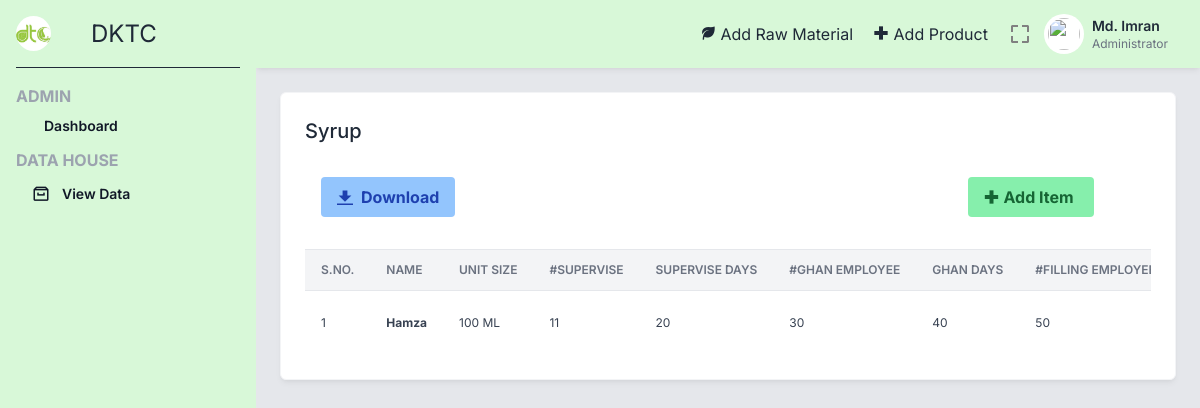
Page /syrup.php (signed in) on the earlier database version.
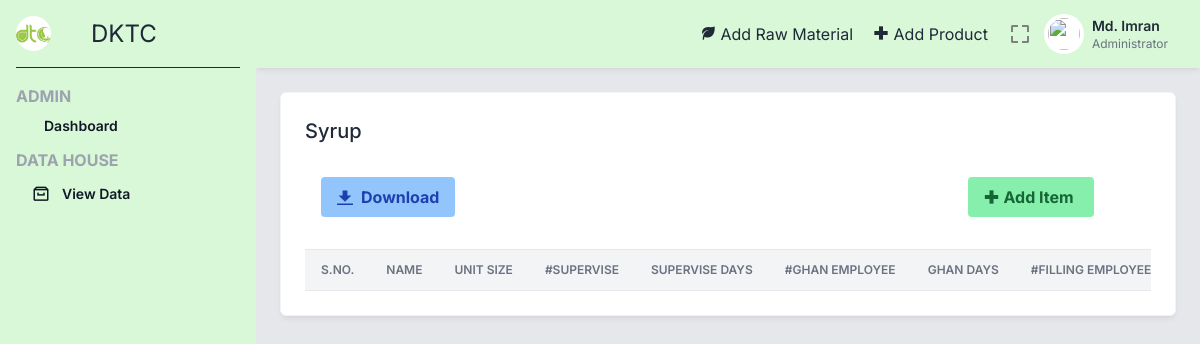
Same page on the later database version.
### tables this page shows
CREATE TABLE `syrup` (
  `_id` int(3) NOT NULL,
  `pid` int(5) NOT NULL,
  `sup_noe` int(2) NOT NULL,
  `sup_nod` int(2) NOT NULL,
  `igp_noe` int(2) NOT NULL,
  `igp_nod` int(2) NOT NULL,
  `if_noe` int(2) NOT NULL,
  `if_nod` int(2) NOT NULL,
  `is_noe` int(2) NOT NULL,
  `is_nod` int(2) NOT NULL,
  `ic_noe` int(2) NOT NULL,
  `ic_nod` int(2) NOT NULL
);

CREATE TABLE `product` (
  `_id` int(5) NOT NULL,
  `name` varchar(100) NOT NULL,
  `type` varchar(2) NOT NULL,
  `sizes` varchar(10) NOT NULL
);

### syrup.php (the view, shortened to what the changed rows need)
<?php include 'includes/_topbar.php' ?>
<div class="p-6">
    <div class="grid grid-cols-1 lg:grid-cols-3 gap-6 mb-6">
        <div class="bg-white border border-gray-100 shadow-md shadow-black/5 p-6 rounded-md lg:col-span-3">
            <div class="flex justify-between mb-4 items-start">
                <div class="font-medium">
                    <h2 class="text-xl">
                        Syrup
                    </h2>
                </div>
            </div>
            <div>
                <div style="overflow:auto">
                    <table class="items-center w-full bg-transparent border-collapse">
                        <thead>
                            <tr>
                                <th class="px-4 bg-gray-100 dark:bg-gray-600 text-gray-500 dark:text-gray-100 align-middle border border-solid border-gray-200 dark:border-gray-500 py-3 text-xs uppercase border-l-0 border-r-0 whitespace-nowrap font-semibold text-left">S.No.</th>
                                <th class="px-4 bg-gray-100 dark:bg-gray-600 text-gray-500 dark:text-gray-100 align-middle border border-solid border-gray-200 dark:border-gray-500 py-3 text-xs uppercase border-l-0 border-r-0 whitespace-nowrap font-semibold text-left">Name</th>
                                <th class="px-4 bg-gray-100 dark:bg-gray-600 text-gray-500 dark:text-gray-100 align-middle border border-solid border-gray-200 dark:border-gray-500 py-3 text-xs uppercase border-l-0 border-r-0 whitespace-nowrap font-semibold text-left min-w-140-px">Unit Size</th>
                                <th class="px-4 bg-gray-100 dark:bg-gray-600 text-gray-500 dark:text-gray-100 align-middle border border-solid border-gray-200 dark:border-gray-500 py-3 text-xs uppercase border-l-0 border-r-0 whitespace-nowrap font-semibold text-left min-w-140-px">#Supervise</th>
                                <th class="px-4 bg-gray-100 dark:bg-gray-600 text-gray-500 dark:text-gray-100 align-middle border border-solid border-gray-200 dark:border-gray-500 py-3 text-xs uppercase border-l-0 border-r-0 whitespace-nowrap font-semibold text-left min-w-140-px">Supervise Days</th>
                                <th class="px-4 bg-gray-100 dark:bg-gray-600 text-gray-500 dark:text-gray-100 align-middle border border-solid border-gray-200 dark:border-gray-500 py-3 text-xs uppercase border-l-0 border-r-0 whitespace-nowrap font-semibold text-left min-w-140-px">#Ghan Employee</th>
                                <th class="px-4 bg-gray-100 dark:bg-gray-600 text-gray-500 dark:text-gray-100 align-middle border border-solid border-gray-200 dark:border-gray-500 py-3 text-xs uppercase border-l-0 border-r-0 whitespace-nowrap font-semibold text-left min-w-140-px">Ghan Days</th>
                                <th class="px-4 bg-gray-100 dark:bg-gray-600 text-gray-500 dark:text-gray-100 align-middle border border-solid border-gray-200 dark:border-gray-500 py-3 text-xs uppercase border-l-0 border-r-0 whitespace-nowrap font-semibold text-left min-w-140-px">#Filling Employees</th>
                            </tr>
                        </thead>
                        <tbody>
                        <?php
                        $sql = "SELECT * FROM `syrup`";
                        $result = mysqli_query($conn, $sql);
                        $sno = 0;
                        while ($row = mysqli_fetch_assoc($result)) {
                            $productId = $row['pid'];
                            $sqlProduct = "SELECT name, type, sizes FROM product WHERE _id = $productId";
                            $resultProd = mysqli_query($conn, $sqlProduct);
                            while($prodRow = mysqli_fetch_assoc($resultProd)){
                                $name = $prodRow['name'];
                                $size = $prodRow['sizes'];
                            }
                            $idRM = $row['_id'];
                            $totalEmpDays = ($row['sup_noe']*$row['sup_nod'])+($row['igp_noe']*$row['igp_nod'])+($row['if_noe']*$row['if_nod'])+($row['is_noe']*$row['is_nod'])+($row['ic_noe']*$row['ic_nod']);
                            $empPerDay = 2;
                            $totalCost = $empPerDay*$totalEmpDays;
                            $sno += 1;
                            echo "<tr class='text-gray-700 dark:text-gray-100'>
                                <td class='border-t-0 px-4 align-middle border-l-0 border-r-0 text-xs whitespace-nowrap p-4'>" . $sno . "</td>
                                <th class='border-t-0 px-4 align-middle border-l-0 border-r-0 text-xs whitespace-nowrap p-4 text-left'>" . $name . "</th>
                                <td class='border-t-0 px-4 align-middle border-l-0 border-r-0 text-xs whitespace-nowrap p-4'>
                                    " . $size . "
                                </td>
                                <td class='border-t-0 px-4 align-middle border-l-0 border-r-0 text-xs whitespace-nowrap p-4'>
                                    " . $row['sup_noe'] . "
                                </td>
                                <td class='border-t-0 px-4 align-middle border-l-0 border-r-0 text-xs whitespace-nowrap p-4'>
                                    " . $row['sup_nod'] . "
                                </td>
                                <td class='border-t-0 px-4 align-middle border-l-0 border-r-0 text-xs whitespace-nowrap p-4'>
                                    " . $row['igp_noe'] . "
                                </td>
                                <td class='border-t-0 px-4 align-middle border-l-0 border-r-0 text-xs whitespace-nowrap p-4'>
                                    " . $row['igp_nod'] . "
                                </td>
                                <td class='border-t-0 px-4 align-middle border-l-0 border-r-0 text-xs whitespace-nowrap p-4'>
                                    " . $row['if_noe'] . "
                                </td>
                                    " . $row['if_nod'] . "
                                    " . $row['is_noe'] . "
                                    " . $row['is_nod'] . "
                                    " . $row['ic_noe'] . "
                                    " . $row['ic_nod'] . "
                                    " . $totalEmpDays . "
                                    " . $empPerDay . "
                                    " . $totalCost . "
                                    <a href='editSyrup.php?id=" . $idRM . "'>
                                        <button id=" . $row['_id'] . " class='edit bg-blue-300 hover:bg-blue-400 text-blue-800 font-bold py-2 px-4 rounded inline-flex items-center'>
                                        </button>
                                    </a>
                                    <a href='delSyrup.php?id=" . $idRM . "'>
                                        <button id=" . $row['_id'] . " class='delete bg-red-300 hover:bg-red-400 text-red-800 font-bold py-2 px-4 rounded inline-flex items-center' onclick='sureDel()'>
                                        </button>
                                    </a>
                            </tr>";
                        }
                    ?>
                        </tbody>
                    </table>
                </div>
            </div>
        </div>
    </div>
</div>
<?php include 'includes/_bottombar.php' ?>

Differences in the rows shown:
removed syrup: pid.name "Hamza", pid.sizes "100 ML", sup_noe "11", sup_nod "20", igp_noe "30", igp_nod "40", if_noe "50"
